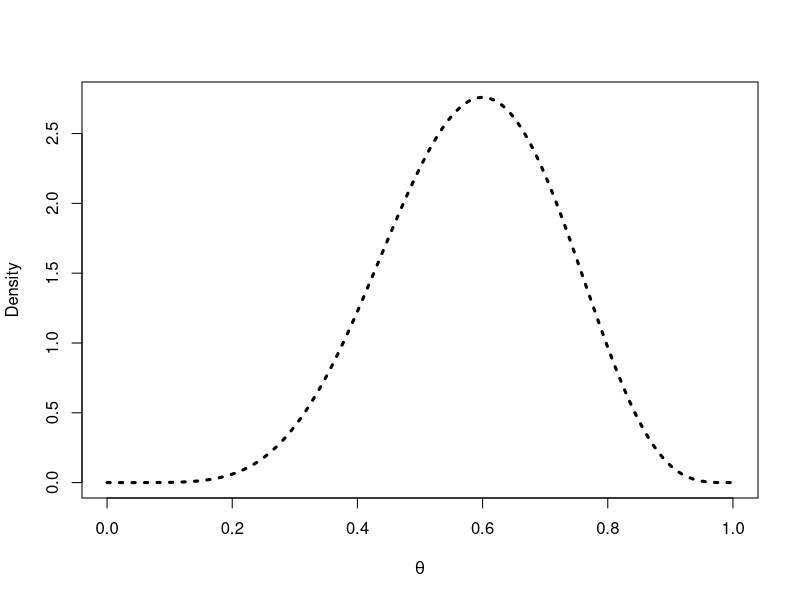
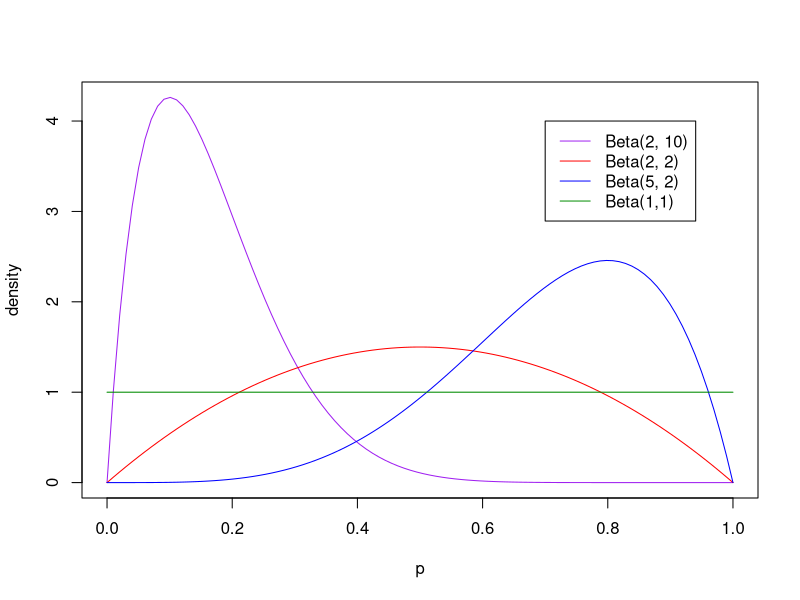
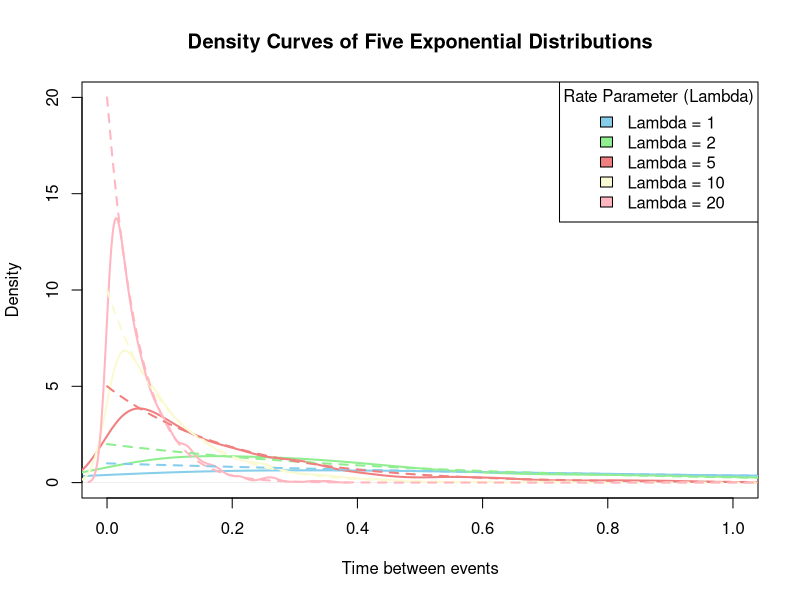

Recreate these plots in R, in order.
## ---- chunk 1
n <- 10
th <- seq(0, 1, length = 500)
x <- 6
like <- dbeta(th, x + 1 , n - x + 1)
## ---- chunk 2
plot(th, like, type = "l", ylab = "Density",
     lty = 3, lwd = 3, xlab = expression(theta))
## ---- chunk 3
#define range
p = seq(0,1, length=100)

#plot several Beta distributions
plot(p, dbeta(p, 2, 10), ylab='density', type ='l', col='purple')
lines(p, dbeta(p, 2, 2), col='red') 
lines(p, dbeta(p, 5, 2), col='blue')
lines(p, dbeta(p, 1, 1), col='green4')

#add legend
legend(.7, 4, c('Beta(2, 10)','Beta(2, 2)','Beta(5, 2)','Beta(1,1)'),
       lty=c(1,1,1,1),col=c('purple', 'red', 'blue', 'green4'))

## ---- chunk 4
pbeta(0.8, shape1 = 4/3, shape2 = 2, lower.tail = FALSE)
## ---- chunk 5
# Set the random seed for reproducibility
set.seed(42)

# Parameters for the Exponential distributions (different lambda values)
lambdas <- c(1, 2, 5, 10, 20)  # Different rate parameters
n <- 1000  # Number of samples for each distribution

# Simulate data from the five Exponential distributions
data_list <- lapply(lambdas, function(lambda) rexp(n, rate = lambda))

# Create a color palette for the different distributions
colors <- c("skyblue", "lightgreen", "lightcoral", "lightgoldenrodyellow", "lightpink")

# Set up a plotting area for a single plot
plot(density(data_list[[1]]), col = colors[1], main = "Density Curves of Five Exponential Distributions",
     xlab = "Time between events", xlim = c(0, 1),
     ylim = c(0, 20), lwd = 2)

# Add density curves for the other four distributions on the same plot
for (i in 2:5) {
  lines(density(data_list[[i]]), col = colors[i], lwd = 2)
}

# Add the theoretical Exponential distribution curves for each rate
x_vals <- seq(0, max(sapply(data_list, max)), length.out = 1000)
for (i in 1:5) {
  lines(x_vals, dexp(x_vals, rate = lambdas[i]), col = colors[i], lwd = 2, lty = 2)
}

# Add a legend to identify the distributions
legend("topright", legend = paste("Lambda =", lambdas), fill = colors, title = "Rate Parameter (Lambda)")
